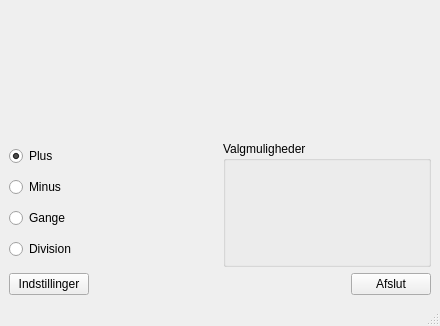
<?xml version="1.0" encoding="UTF-8"?>
<ui version="4.0">
 <class>MainWindow</class>
 <widget class="QMainWindow" name="MainWindow">
  <property name="geometry">
   <rect>
    <x>0</x>
    <y>0</y>
    <width>440</width>
    <height>326</height>
   </rect>
  </property>
  <property name="windowTitle">
   <string notr="true">databel</string>
  </property>
  <property name="windowIcon">
   <iconset resource="img.qrc">
    <normaloff>:/img/logo.ico</normaloff>:/img/logo.ico</iconset>
  </property>
  <widget class="QWidget" name="centralwidget">
   <layout class="QVBoxLayout" name="verticalLayout_3">
    <item>
     <layout class="QVBoxLayout" name="verticalLayout_2">
      <item>
       <layout class="QHBoxLayout" name="horizontalLayout_3">
        <item>
         <spacer name="horizontalSpacer_2">
          <property name="orientation">
           <enum>Qt::Horizontal</enum>
          </property>
          <property name="sizeHint" stdset="0">
           <size>
            <width>40</width>
            <height>20</height>
           </size>
          </property>
         </spacer>
        </item>
        <item>
         <widget class="QLabel" name="labImage">
          <property name="text">
           <string/>
          </property>
          <property name="pixmap">
           <pixmap resource="img.qrc">:/img/tegn.png</pixmap>
          </property>
         </widget>
        </item>
        <item>
         <spacer name="horizontalSpacer_3">
          <property name="orientation">
           <enum>Qt::Horizontal</enum>
          </property>
          <property name="sizeHint" stdset="0">
           <size>
            <width>40</width>
            <height>20</height>
           </size>
          </property>
         </spacer>
        </item>
       </layout>
      </item>
      <item>
       <layout class="QHBoxLayout" name="horizontalLayout">
        <item>
         <layout class="QVBoxLayout" name="verticalLayout">
          <item>
           <widget class="QRadioButton" name="rbPlus">
            <property name="text">
             <string>Plus</string>
            </property>
            <property name="checked">
             <bool>true</bool>
            </property>
           </widget>
          </item>
          <item>
           <widget class="QRadioButton" name="rbMinus">
            <property name="text">
             <string>Minus</string>
            </property>
           </widget>
          </item>
          <item>
           <widget class="QRadioButton" name="rbGange">
            <property name="text">
             <string>Gange</string>
            </property>
           </widget>
          </item>
          <item>
           <widget class="QRadioButton" name="rbDivision">
            <property name="text">
             <string>Division</string>
            </property>
           </widget>
          </item>
         </layout>
        </item>
        <item>
         <widget class="QGroupBox" name="groupBox">
          <property name="title">
           <string>Valgmuligheder</string>
          </property>
         </widget>
        </item>
       </layout>
      </item>
      <item>
       <layout class="QHBoxLayout" name="horizontalLayout_2">
        <item>
         <widget class="QPushButton" name="btnSettings">
          <property name="text">
           <string>Indstillinger</string>
          </property>
         </widget>
        </item>
        <item>
         <spacer name="horizontalSpacer">
          <property name="orientation">
           <enum>Qt::Horizontal</enum>
          </property>
          <property name="sizeHint" stdset="0">
           <size>
            <width>40</width>
            <height>20</height>
           </size>
          </property>
         </spacer>
        </item>
        <item>
         <widget class="QPushButton" name="btnExit">
          <property name="text">
           <string>Afslut</string>
          </property>
         </widget>
        </item>
       </layout>
      </item>
     </layout>
    </item>
   </layout>
  </widget>
  <widget class="QMenuBar" name="menubar">
   <property name="geometry">
    <rect>
     <x>0</x>
     <y>0</y>
     <width>440</width>
     <height>26</height>
    </rect>
   </property>
  </widget>
  <widget class="QStatusBar" name="statusbar"/>
 </widget>
 <resources>
  <include location="img.qrc"/>
 </resources>
 <connections/>
</ui>
